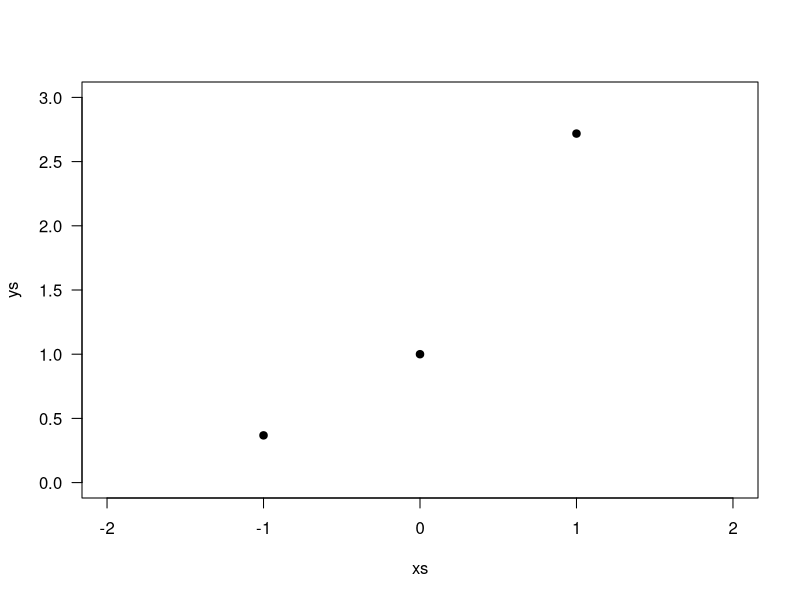
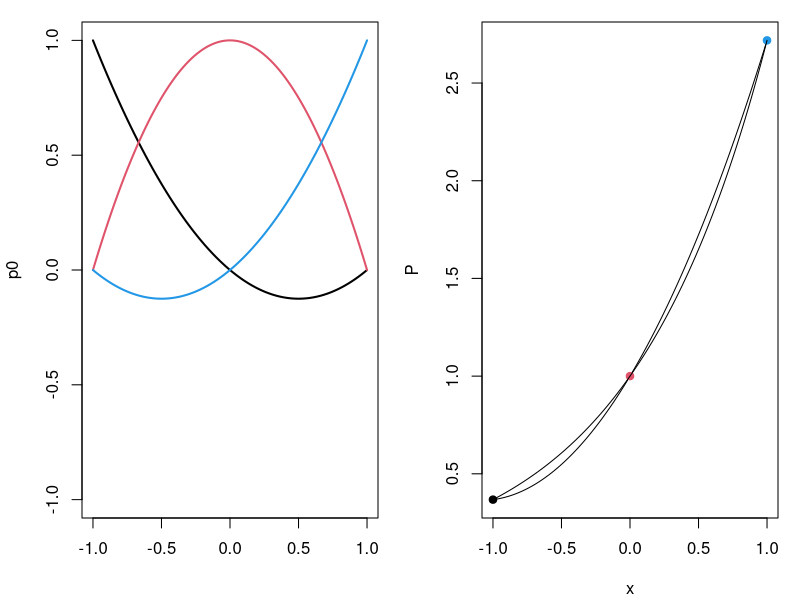

Source code (R) for these figures, in order:
xs <- c(-1, 0, 1)
ys <- c(exp(xs[1]), exp(xs[2]), exp(xs[3]))

xs
ys

## indexing starts at 1

xs[2]
plot(xs, ys, las=1, xlim=c(-2, 2), ylim=c(0, 3), pch=19)

p0 <- function(x) ((x-xs[2])*(x-xs[3]))/((xs[1]-xs[2])*(xs[1]-xs[3]))
p1 <- function(x) ((x-xs[1])*(x-xs[3]))/((xs[2]-xs[1])*(xs[2]-xs[3]))
p2 <- function(x) ((x-xs[1])*(x-xs[2]))/((xs[3]-xs[1])*(xs[3]-xs[2]))

x2 <- seq(xs[1], xs[3], length=10)
ymin <- min(c(sapply(x2, p0), sapply(x2, p1), sapply(x2, p2)))
ymax <- max(c(sapply(x2, p0), sapply(x2, p1), sapply(x2, p2)))

ymag <- max(abs(c(ymin, ymax)))
par(mfrow = c(1, 2), mar=c(4.1, 4.1, 1.1, 1.1))
plot(p0, xlim=c(xs[1],xs[3]), ylim=c(-ymag, ymag), lwd=2, xlab="")
plot(p1, xlim=c(xs[1],xs[3]), col=2, lwd=2, add=T)
plot(p2, xlim=c(xs[1],xs[3]), col=4, lwd=2, add=T)


P <- function(x) ys[1]*p0(x) + ys[2]*p1(x) + ys[3]*p2(x)
plot(P, xlim=c(xs[1], xs[3]))
points(xs, ys, pch=19, col=c(1, 2, 4))
plot(function(x)exp(x), xlim=c(xs[1], xs[3]), add=T)

P(0)
